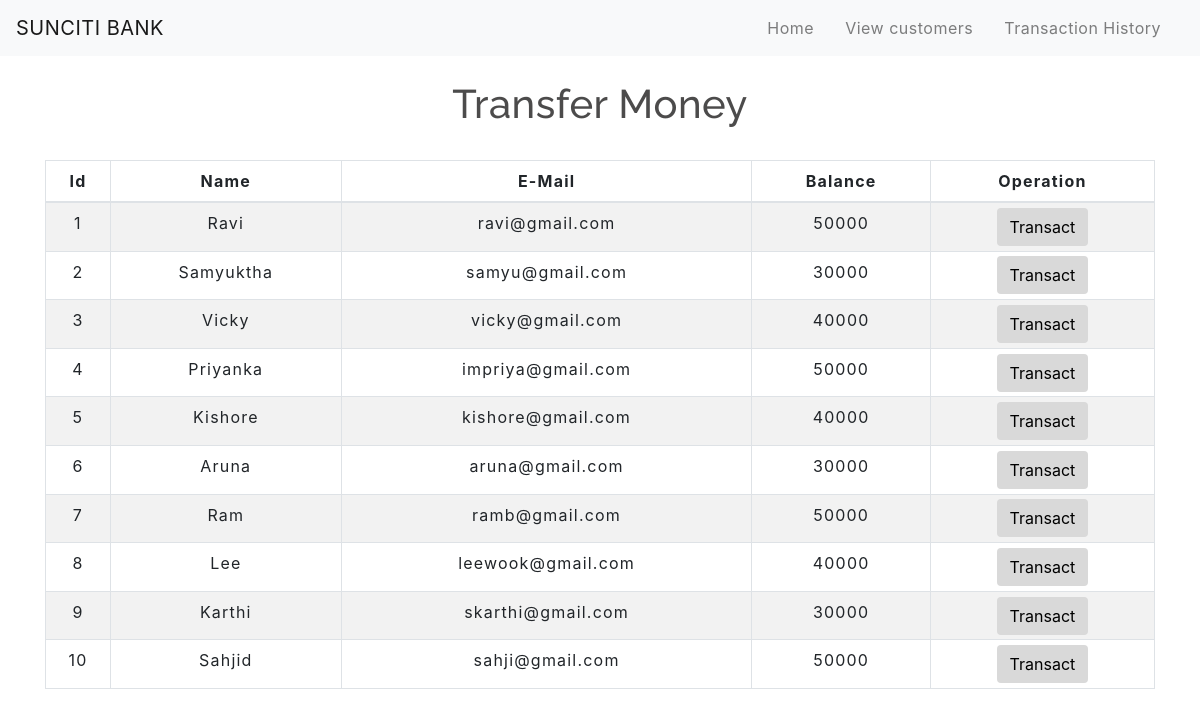
The app's page /transfermoney.php with its own data.
### tables this page shows
CREATE TABLE `users` (
  `id` int(3) NOT NULL,
  `name` text NOT NULL,
  `email` varchar(30) NOT NULL,
  `balance` int(8) NOT NULL
);

### transfermoney.php (the view, shortened to what this page needs)
<!DOCTYPE html>
<html lang="en">
<head>
    <link rel="stylesheet" href="https://maxcdn.bootstrapcdn.com/bootstrap/4.0.0/css/bootstrap.min.css">
    <link rel="stylesheet" type="text/css" href="css/table.css">
    <link rel="stylesheet" type="text/css" href="css/navbar.css">
</head>
<body>
<?php
    include 'config.php';
    $sql = "SELECT * FROM users";
    $result = mysqli_query($conn,$sql);
?>
<?php
  include 'navbar.php';
?>
<div class="container">
        <h2 class="text-center pt-4">Transfer Money</h2>
        <br>
            <div class="row">
                <div class="col">
                    <div class="table-responsive-sm">
                    <table class="table table-hover table-sm table-striped table-condensed table-bordered">
                        <thead>
                            <tr>
                            <th scope="col" class="text-center py-2">Id</th>
                            <th scope="col" class="text-center py-2">Name</th>
                            <th scope="col" class="text-center py-2">E-Mail</th>
                            <th scope="col" class="text-center py-2">Balance</th>
                            <th scope="col" class="text-center py-2">Operation</th>
                            </tr>
                        </thead>
                        <tbody>
                <?php
                    while($rows=mysqli_fetch_assoc($result)){
                ?>
                    <tr>
                        <td class="py-2"><?php echo $rows['id'] ?></td>
                        <td class="py-2"><?php echo $rows['name']?></td>
                        <td class="py-2"><?php echo $rows['email']?></td>
                        <td class="py-2"><?php echo $rows['balance']?></td>
                        <td><a href="selecteduserdetail.php?id= <?php echo $rows['id'] ;?>"> <button type="button" class="btn">Transact</button></a></td>
                    </tr>
                <?php
                    }
                ?>
                        </tbody>
                    </table>
                    </div>
                </div>
            </div>
         </div>
</body>
</html>

### navbar.php (shortened to what this page needs)
<nav class="navbar navbar-expand-md navbar-light bg-light">
<a class="navbar-brand" href="index.php">SUNCITI BANK</a>
<div class="collapse navbar-collapse" id="collapsibleNavbar">
      <ul class="navbar-nav ml-auto">
        <li class="nav-item">
          <a class="nav-link" href="index.php">Home</a>
        </li>
        <li class="nav-item">
          <a class="nav-link" href="transfermoney.php">View customers</a>
        </li>
        <li class="nav-item">
          <a class="nav-link" href="transactionhistory.php">Transaction History</a>
        </li>
    </div>
 </nav>

### css/table.css (style rules this page uses)
* { padding: 10; margin: 0; box-sizing: border-box; }
h2 { font-size: 40px; }
table { letter-spacing: 1.2px; }
td { text-align: center; }
button { border:none; background: #d9d9d9; transition: 1s; }

### css/navbar.css (style rules this page uses)
.nav-link { margin-right: 15px; color:#2F363F; letter-spacing: 0.5px; transition: 0.5s; }
.navbar-brand { color: #4C4B4B; letter-spacing: 0.5px; }
h2 { color: #4C4B4B; letter-spacing: 0.5px; font-family: raleway; }

### transfermoney.php (style rules this page uses)
button { transition: 1.5s; }

### records on screen
users: id "1", name "Ravi", email "ravi@gmail.com", balance "50000"
users: id "2", name "Samyuktha", email "samyu@gmail.com", balance "30000"
users: id "3", name "Vicky", email "vicky@gmail.com", balance "40000"
users: id "4", name "Priyanka", email "impriya@gmail.com", balance "50000"
users: id "5", name "Kishore", email "kishore@gmail.com", balance "40000"
users: id "6", name "Aruna", email "aruna@gmail.com", balance "30000"
users: id "7", name "Ram", email "ramb@gmail.com", balance "50000"
users: id "8", name "Lee", email "leewook@gmail.com", balance "40000"
users: id "9", name "Karthi", email "skarthi@gmail.com", balance "30000"
users: id "10", name "Sahjid", email "sahji@gmail.com", balance "50000"
